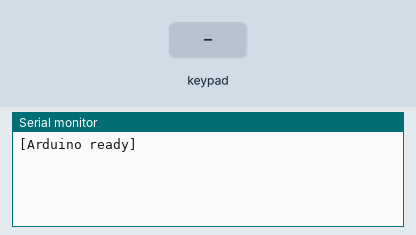
A program run on a simulated Arduino Uno, built with avr-gcc and run on an emulated ATmega328P. Parts: the last lines printed to the serial monitor. Wiring (inferred from the names in the program): 4×3 keypad with keys 1 2 3 4 5 6 7 8 9 * 0 #: rows pin 3, pin 5, pin 4, pin 2; columns pin 6, pin 7, pin 8. The test bench sets the inputs (shaded band).

Above: at 1.2 s.
1.3 s: key '1' pressed
At 2.6 s:
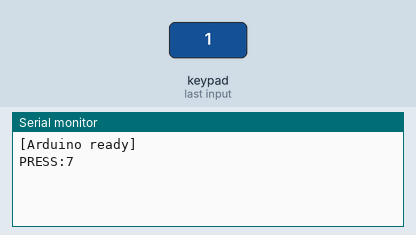
2.9 s: keypad keys 4 2 3 5 pressed 0.4 s apart
At 3.32 s:
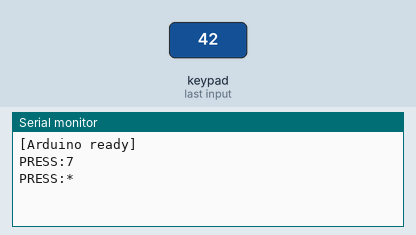
6.0 s: key '6' pressed
At 7.3 s:
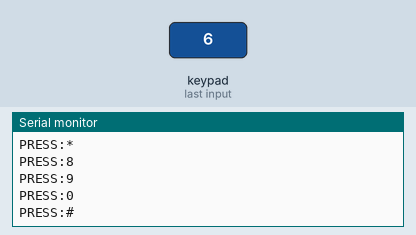
7.6 s: keypad keys 4 2 3 5 # pressed 0.4 s apart
At 10.0 s:
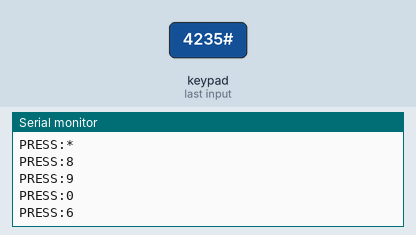
Timing chart, 0 to 11.5 s (numbered marks = the images above; inputs shaded):
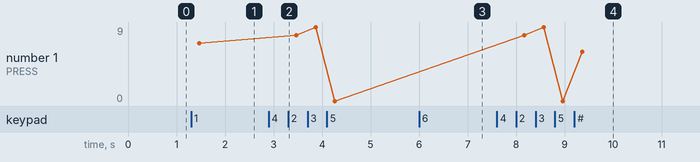

The program:

main.cpp
```cpp
#include <Arduino.h>

char keys[4][3] = {
    {'1', '2', '3'}, {'4', '5', '6'}, {'7', '8', '9'}, {'*', '0', '#'}};

byte rowPins[4] = {4, 2, 3, 5};
byte colPins[3] = {6, 7, 8};

const unsigned long holdThreshold = 300; // ms
const unsigned long debounceDelay = 15;  // ms

// --- Debounce state ---
char candidateKey = 0;            // giá trị raw mới nhất làm "ứng viên"
unsigned long candidateSince = 0; // thời điểm raw chuyển sang "ứng viên"
char debouncedKey = 0;            // trạng thái phím đã qua debounce (ổn định)

// --- Event/hold state ---
char activeKey = 0; // phím đang được coi là "đang nhấn" để theo dõi hold
unsigned long keyDownStart = 0; // thời điểm bắt đầu nhấn (đã debounce)
bool holdReported = false;      // đã in HOLD cho lần nhấn hiện tại chưa

void setup() {
  Serial.begin(9600);

  for (int r = 0; r < 4; r++) {
    pinMode(rowPins[r], OUTPUT);
    digitalWrite(rowPins[r], HIGH); // idle: HIGH
  }
  for (int c = 0; c < 3; c++) {
    pinMode(colPins[c], INPUT_PULLUP); // đọc LOW khi nhấn
  }

  Serial.println("[Arduino ready]");
}

char scanKeypadRaw() {
  for (int r = 0; r < 4; r++) {
    digitalWrite(rowPins[r], LOW); // kích hoạt hàng r
    delayMicroseconds(5);          // cho đường tín hiệu ổn định
    for (int c = 0; c < 3; c++) {
      if (digitalRead(colPins[c]) == LOW) { // nhấn => LOW
        digitalWrite(rowPins[r], HIGH);     // khôi phục hàng r
        return keys[r][c];
      }
    }
    digitalWrite(rowPins[r], HIGH); // khôi phục trước khi chuyển hàng khác
  }
  return 0; // không nhấn phím nào
}

void loop() {
  unsigned long now = millis();

  // 1) Đọc raw
  char raw = scanKeypadRaw();

  // 2) Debounce theo thời gian
  if (raw != candidateKey) {
    candidateKey = raw;
    candidateSince = now;
  }
  // Khi ứng viên giữ nguyên đủ lâu, cập nhật debouncedKey
  if ((now - candidateSince >= debounceDelay) &&
      (debouncedKey != candidateKey)) {
    debouncedKey = candidateKey;

    // 3) Phát sự kiện theo cạnh (sau khi đã debounce)
    if (debouncedKey != 0) {
      // 0 -> key : bắt đầu nhấn
      activeKey = debouncedKey;
      keyDownStart = now;
      holdReported = false;
      // Không in PRESS ngay tại đây; đợi đến khi nhả hoặc HOLD đủ lâu
    } else {
      // key -> 0 : nhả ra
      if (activeKey != 0 && !holdReported) {
        Serial.print("PRESS:");
        Serial.println(activeKey);
      }
      activeKey = 0;
    }
  }

  // 4) Kiểm tra HOLD khi đang giữ
  if (activeKey != 0 && !holdReported &&
      (now - keyDownStart >= holdThreshold)) {
    Serial.print("HOLD:");
    Serial.println(activeKey);
    holdReported = true;
  }
}
```

Measured:
- after the input at 1.3 s, the serial monitor: prints a new line after 0.16 s (image 1)
- after the input at 2.9 s, the serial monitor: prints a new line after 0.17 s (image 2)
- after the input at 6.0 s, the serial monitor: prints a new line after 0.16 s (image 3)
- after the input at 7.6 s, the serial monitor: prints a new line after 0.17 s (image 4)
- plotted number 1: 7 → 0 after the input at 2.9 s, 0 → 6 after the input at 7.6 s
